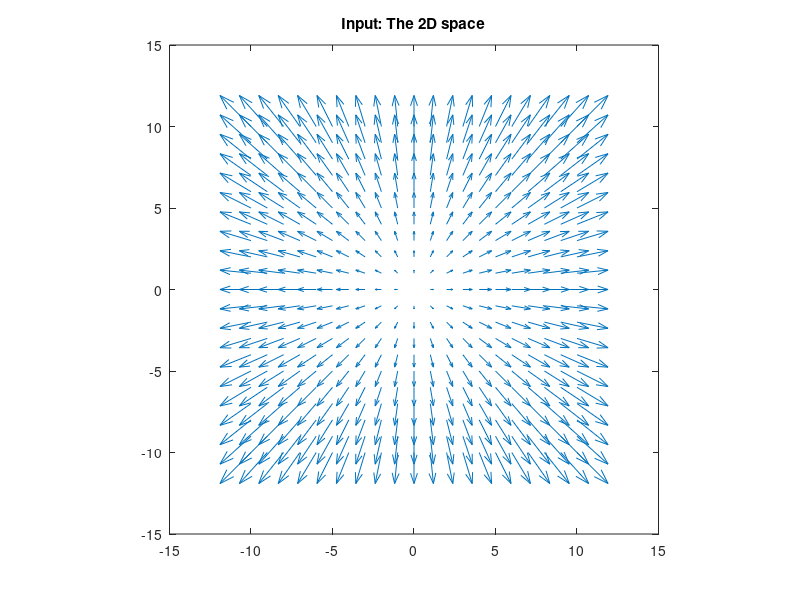
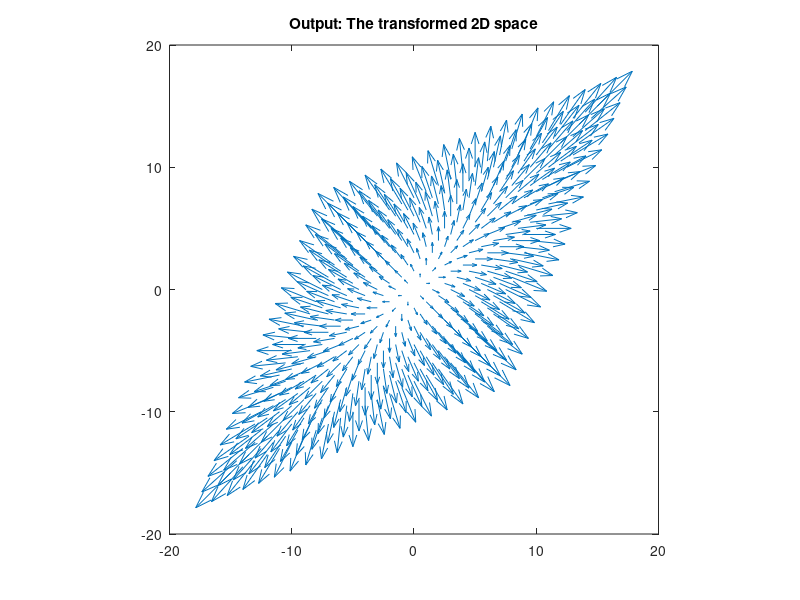

Write MATLAB code to recreate these figures, in order.
clear  %clear all variables from matlab memory workspace
close all % close all figure windows (like previous plots)
clc % clear the screen

%% This section just creates a square 2D mesh of vectors
[X Y] = meshgrid(-10:1:10); % coordinates for vector positions
VX = X; % X,Y components of vector
VY = Y;
quiver(X, Y, VX, VY, 2)
title('Input: The 2D space')
axis square

%% reshaping the vectors for linear transformation
YY=reshape(VY,[1 21*21]);
XX=reshape(VX,[1 21*21]);
XY=[XX ;YY];

A=[1 0.5;0.5 1]; % Our transformation matrix A
XY_t=A*XY; % linear transform operation

%% This section just creates a "transformed" 2D mesh of vectors
X_t=reshape(XY_t(1,:),[21 21]);
Y_t=reshape(XY_t(2,:),[21 21]);
figure
quiver(X_t, Y_t, VX, VY, 2)
axis square
title('Output: The transformed 2D space')
